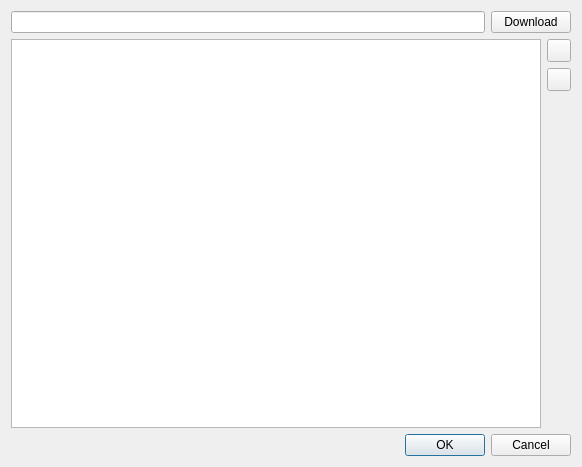
<?xml version="1.0" encoding="UTF-8"?>
<ui version="4.0">
    <class>ProfileManager</class>
    <widget class="QDialog" name="ProfileManager">
        <property name="geometry">
            <rect>
                <x>0</x>
                <y>0</y>
                <width>582</width>
                <height>467</height>
            </rect>
        </property>
        <property name="windowTitle">
            <string>Profile Manager</string>
        </property>
        <layout class="QVBoxLayout" name="verticalLayout">
            <item>
                <layout class="QHBoxLayout" name="horizontalLayout">
                    <item>
                        <widget class="QLineEdit" name="url"/>
                    </item>
                    <item>
                        <widget class="QPushButton" name="download">
                            <property name="text">
                                <string>Download</string>
                            </property>
                        </widget>
                    </item>
                </layout>
            </item>
            <item>
                <layout class="QHBoxLayout" name="horizontalLayout_2">
                    <item>
                        <widget class="QTableView" name="profileTable">
                            <property name="selectionMode">
                                <enum>QAbstractItemView::SingleSelection</enum>
                            </property>
                            <property name="selectionBehavior">
                                <enum>QAbstractItemView::SelectRows</enum>
                            </property>
                            <attribute name="horizontalHeaderHighlightSections">
                                <bool>false</bool>
                            </attribute>
                            <attribute name="verticalHeaderVisible">
                                <bool>false</bool>
                            </attribute>
                        </widget>
                    </item>
                    <item>
                        <layout class="QVBoxLayout" name="verticalLayout_2">
                            <item>
                                <widget class="QToolButton" name="refresh">
                                    <property name="text">
                                        <string notr="true"/>
                                    </property>
                                    <property name="icon">
                                        <iconset theme="view-refresh">
                                            <normaloff>.</normaloff>.
                                        </iconset>
                                    </property>
                                </widget>
                            </item>
                            <item>
                                <widget class="QToolButton" name="remove">
                                    <property name="text">
                                        <string/>
                                    </property>
                                    <property name="icon">
                                        <iconset theme="edit-delete">
                                            <normaloff>.</normaloff>.
                                        </iconset>
                                    </property>
                                </widget>
                            </item>
                            <item>
                                <spacer name="verticalSpacer">
                                    <property name="orientation">
                                        <enum>Qt::Vertical</enum>
                                    </property>
                                    <property name="sizeHint" stdset="0">
                                        <size>
                                            <width>20</width>
                                            <height>40</height>
                                        </size>
                                    </property>
                                </spacer>
                            </item>
                        </layout>
                    </item>
                </layout>
            </item>
            <item>
                <widget class="QDialogButtonBox" name="buttonBox">
                    <property name="orientation">
                        <enum>Qt::Horizontal</enum>
                    </property>
                    <property name="standardButtons">
                        <set>QDialogButtonBox::Cancel|QDialogButtonBox::Ok</set>
                    </property>
                </widget>
            </item>
        </layout>
    </widget>
    <resources/>
    <connections>
        <connection>
            <sender>buttonBox</sender>
            <signal>accepted()</signal>
            <receiver>ProfileManager</receiver>
            <slot>accept()</slot>
            <hints>
                <hint type="sourcelabel">
                    <x>248</x>
                    <y>254</y>
                </hint>
                <hint type="destinationlabel">
                    <x>157</x>
                    <y>274</y>
                </hint>
            </hints>
        </connection>
        <connection>
            <sender>buttonBox</sender>
            <signal>rejected()</signal>
            <receiver>ProfileManager</receiver>
            <slot>reject()</slot>
            <hints>
                <hint type="sourcelabel">
                    <x>316</x>
                    <y>260</y>
                </hint>
                <hint type="destinationlabel">
                    <x>286</x>
                    <y>274</y>
                </hint>
            </hints>
        </connection>
    </connections>
</ui>
